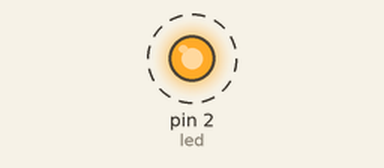
Recording of a sketch running on a simulated Arduino Uno, built with avr-gcc and run on an emulated ATmega328P. On the bench: output pins drawn as LEDs (lit = HIGH). Dashed ring = blinking.

Above: at 0.5 s.
Timing chart, 0 to 4.6 s (numbered marks = the images above):
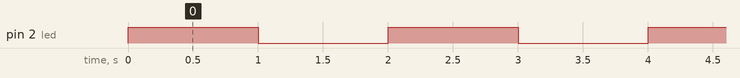

Measured:
- by itself, pin 2 (led): alternates HIGH for 1.0 s and LOW for 1.0 s

The sketch:

simple_LED.ino
```cpp
// ไฟล์สำหรับการเปิดไฟ LED
// สร้างตัวแปรสำหรับการกำหนดว่า pin ไหนคือ pin สำหรับการเปิดหลอดไฟ
int led = 2;


void setup() {
  // put your setup code here, to run once:
  // กำหนด pin ว่าเป็นสัญญาณขาออก
  pinMode(led, OUTPUT);
}

void loop() {
  // put your main code here, to run repeatedly:
  // ให้ไฟ LED เปิด
  digitalWrite(led, 1);
  delay(1000);

  // ให้ไฟ LED ปิด
  digitalWrite(led, 0);
  delay(1000);
}
```
